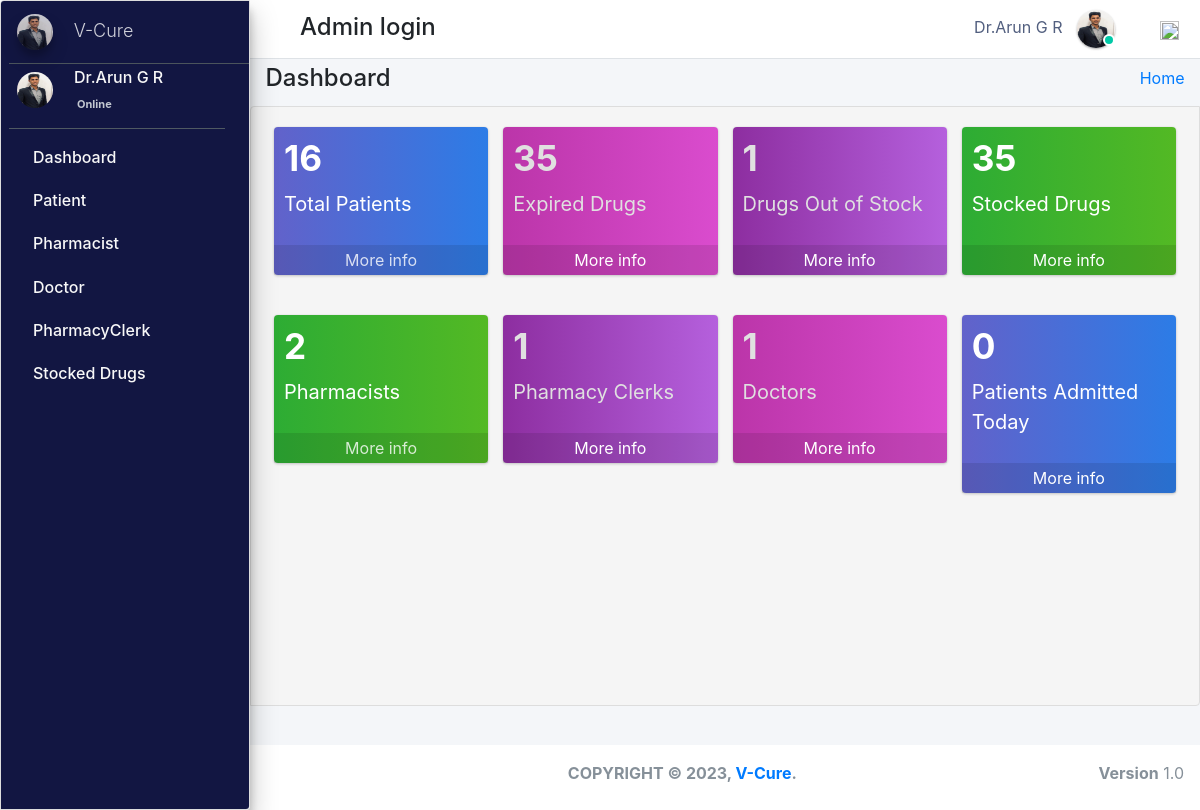
The page / (signed in) on the database its author committed.
### pharmacy/models.py (models this page shows, shortened)
class CustomUser(AbstractUser):
    user_type_data = ((1, "AdminHOD"), (2, "Pharmacist"), (3, "Doctor"), (4, "PharmacyClerk"),(5, "Patients"))
    user_type = models.CharField(default=1, choices=user_type_data, max_length=10)

class AdminHOD(models.Model):
    gender_category=(
        ('Male','Male'),
        ('Female','Female'),
    )
    admin = models.OneToOneField(CustomUser,null=True, on_delete = models.CASCADE)
    emp_no= models.CharField(max_length=100,null=True,blank=True)
    gender=models.CharField(max_length=100,null=True,choices=gender_category)
    mobile=models.CharField(max_length=10,null=True,blank=True)
    address=models.CharField(max_length=300,null=True,blank=True)
    profile_pic=models.ImageField(default="admin.png",null=True,blank=True)
    created_at = models.DateTimeField(auto_now_add=True)
    updated_at = models.DateTimeField(auto_now=True)
    date_employed=models.DateTimeField(auto_now_add=True, auto_now=False)
    objects = models.Manager()

### pharmacy/HODViews.py (the view)
# urls.py: path('',HODViews.adminDashboard,name='admin_dashboard'),
def adminDashboard(request):
    patients_total=Patients.objects.all().count()
    doctors=Doctor.objects.all().count()
    pharmacist=Pharmacist.objects.all().count()
    receptionist=PharmacyClerk.objects.all().count()
    out_of_stock=Stock.objects.filter(quantity__lte=0).count()
    total_stock=Stock.objects.all().count()
    today = datetime.date.today()
    for_today = Patients.objects.filter(date_admitted__year=today.year, date_admitted__month=today.month, date_admitted__day=today.day).count()
    print(for_today)
    exipred=Stock.objects.annotate(
    expired=ExpressionWrapper(Q(valid_to__lt=Now()), output_field=BooleanField())
    ).filter(expired=True).count()
    context={
        "patients_total":patients_total,
        "expired_total":exipred,
        "out_of_stock":out_of_stock,
        "total_drugs":total_stock,
        "all_doctors":doctors,
        "all_pharmacists":pharmacist,
        "all_clerks":receptionist,
        "for_today":for_today
    }
    return render(request,'hod_templates/admin_dashboard.html',context)

### pharmacy/LoginCheckMiddleWare.py (called while the page is built, shortened)
    def process_view(self, request, view_func, view_args, view_kwargs):
        modulename = view_func.__module__
        user = request.user
        if user.is_authenticated:
            if user.user_type == "1":
                if modulename == "pharmacy.HODViews":
                    pass
                elif modulename == "":
                    pass
                elif modulename == "pharmacy.views" or modulename == "django.views.static":
                    pass
                else:
                    pass
            else:
                return redirect("login")
        else:
            if request.path == reverse("login"):
                pass
            else:
                return redirect("login")

### pharmacy/models.py (called while the page is built)
    def get_queryset(self):
        return super().get_queryset().annotate(
            expired=ExpressionWrapper(Q(valid_to__lt=Now()), output_field=BooleanField())
        )

### pharmacy/templates/hod_templates/admin_dashboard.html (shortened to what this page needs)
 {% extends 'hod_templates/base_template.html'%} {% load static %} {% block page_title %}
<h4>Dashboard</h4> {% endblock page_title %} {% block main_content %}
<section class="content">
    <div class="container-fluid">
        <div class="col-lg-12 col-md-12 dash-icon">
            <div class="row">
                <div class="col-lg-3 col-md-6   col-sm-6">
                    <div class="small-box mojahi">
                        <div class="inner">
                            <h3>{{patients_total}}</h3>
                            <p>Total Patients</p>
                        </div>
                        <a href="" class="small-box-footer">More info </a>
                    </div>
                </div>
                <div class="col-lg-3 col-sm-6  col-sm-6">
                    <div class="small-box mojahi2">
                        <div class="inner">
                            <h3>{{expired_total}}</h3>
                            <p>Expired Drugs</p>
                        </div>
                        <a href="" class="small-box-footer text-white">More info </a>
                    </div>
                </div>
                <div class="col-lg-3 col-md-6  col-sm-6">
                    <div class="small-box mojahi3">
                        <div class="inner">
                            <h3>{{out_of_stock}}</h3>
                            <p>Drugs Out of Stock</p>
                        </div>
                        <a href="" class="small-box-footer text-white">More info </a>
                    </div>
                </div>
                <div class="col-lg-3 col-md-6  col-sm-6">
                    <div class="small-box mojahi4">
                        <div class="inner">
                            <h3>{{total_drugs}}</h3>
                            <p>Stocked Drugs</p>
                        </div>
                        <a href="" class="small-box-footer text-white">More info </a>
                    </div>
                </div>
            </div>
            <div class="row">
                <div class="col-lg-3 col-md-6   col-sm-6">
                    <div class="small-box mojahi4">
                        <div class="inner">
                            <h3>{{all_pharmacists}}</h3>
                            <p>Pharmacists</p>
                        </div>
                        <a href="" class="small-box-footer">More info </a>
                    </div>
                </div>
                <div class="col-lg-3 col-sm-6  col-sm-6">
                    <div class="small-box mojahi3">
                        <div class="inner">
                            <h3>{{all_clerks}}</h3>
                            <p> Pharmacy Clerks</p>
                        </div>
                        <a href="" class="small-box-footer text-white">More info </a>
                    </div>
                </div>
                <div class="col-lg-3 col-md-6  col-sm-6">
                    <div class="small-box mojahi2">
                        <div class="inner">
                            <h3>{{all_doctors}}</h3>
                            <p>Doctors</p>
                        </div>
                        <a href="" class="small-box-footer text-white">More info </a>
                    </div>
                </div>
                <div class="col-lg-3 col-md-6  col-sm-6">
                    <div class="small-box mojahi">
                        <div class="inner">
                            <h3>{{for_today}}</h3>
                            <p> Patients Admitted Today</p>
                        </div>
                        <a href="" class="small-box-footer text-white">More info </a>
                    </div>
                </div>
            </div>
        </div>
    </div>
</section>
{% endblock main_content %}

### pharmacy/templates/hod_templates/base_template.html (shortened to what this page needs)
{% extends 'base_file.html' %} {% block htm %}
<body class="hold-transition sidebar-mini layout-fixed">
    <div class="wrapper">
        <nav class="main-header navbar navbar-expand navbar-white navbar-light">
            <ul class="navbar-nav">
                <li class="nav-item">
                    <a class="nav-link" data-widget="pushmenu" href="#" role="button"></a>
                </li>
            </ul>
            <h4 style="margin-left: 10px; margin-top: 5px;">Admin login </h4>
            <ul class="navbar-nav ml-auto">
                <li class="mx-3">
                    <a href="#" class="sm-submenu-with-image a">
                        <span>{{user.first_name}}  {{user.last_name}}</span>
                        <img src="{{request.user.adminhod.profile_pic.url}}" class="img-circle elevation-1" width="38" height="38" alt="">
                        <span class="avatar-status avatar-sm-status avatar-status-success"></span>
                    </a>
                </li>
                <li class="nav-item dropdown ml-3 low">
                    <a href="#" class="btn btn-outlined btn-black text-muted bg-transparent " data-toggle="dropdown" aria-expanded="false" data-wow-delay="0.7s"><img src="https://img.icons8.com/ios/50/000000/settings.png" width="19" height="19">
                    </a>
                </li>
            </ul>
        </nav>
        {% include 'hod_templates/sidebar.html'%}
        <div class="content-wrapper">
            <div class="content-header">
                <div class="container-fluid">
                    <div class="row ">
                        <div class="col-sm-6">
                            <h1 class="m-0 text-dark">
                                {% block page_title %} {% endblock page_title %}
                            </h1>
                        </div>
                        <div class="col-sm-6 ">
                            <ol class="breadcrumb float-sm-right">
                                <li class="breadcrumb-item"><a href="">Home</a></li>
                            </ol>
                        </div>
                    </div>
                </div>
            </div>
            {% block main_content %} {% endblock main_content %}
        </div>
        {% include 'hod_templates/footer.html'%}
    </div>
    {% endblock htm %}

### pharmacy/templates/hod_templates/sidebar.html (shortened to what this page needs)
<aside class="main-sidebar sidebar-dark-primary elevation-4">
    <a href="" class="brand-link ml-2">
        <img src="{{request.user.adminhod.profile_pic.url}}" alt="" width="36" height="36" class=" img-circle elevation-3" style="opacity: .8">
        <span class="brand-text font-weight-light mt-1 ml-3 mmust">V-Cure</span>
    </a>
    <div class="sidebar">
        <div class="user-panel mr-3">
            <div class="pull-left image sm-submenu-with-image a ml-2 ">
                <img src="{{request.user.adminhod.profile_pic.url}}" class="img-circle mt-2" width="36" height="36" alt="User Image">
            </div>
            <div class="pull-left info">
                <p>{{user.first_name}} {{user.last_name}}</p>
                <a href="#"> Online</a>
            </div>
        </div>
        <nav class="mt-2">
            <ul class="nav nav-pills nav-sidebar flex-column" data-widget="treeview" role="menu" data-accordion="false">
                <li class="nav-item">
                    <a href="{% url  'admin_dashboard' %}" class="nav-link">
                        <p>
                            Dashboard
                        </p>
                    </a>
                </li>
                <li class="nav-item">
                    <a href="#" class="nav-link">
                        <p>
                            Patient
                        </p>
                    </a>
                </li>
                <li class="nav-item">
                    <a href="#" class="nav-link">
                        <p>
                            Pharmacist
                        </p>
                    </a>
                </li>
                <li class="nav-item">
                    <a href="#" class="nav-link">
                        <p>
                            Doctor
                        </p>
                    </a>
                </li>
                <li class="nav-item">
                    <a href="#" class="nav-link">
                        <p>
                            PharmacyClerk
                        </p>
                    </a>
                </li>
                <li class="nav-item">
                    <a href="#" class="nav-link">
                        <p>
                            Stocked Drugs
                        </p>
                    </a>
                </li>
            </ul>
        </nav>
    </div>
</aside>

### static/css/main.css (style rules this page uses)
html { font-family: sans-serif; line-height: 1.15; -webkit-text-size-adjust: 100%; -webkit-tap-highlight-color: transparent; }
body { overflow-y: hidden; overflow-x: hidden; font-family: -apple-system, BlinkMacSystemFont, "Segoe UI", Roboto, "Helvetica Neue", Arial, "Noto Sans", sans-serif, "Apple Color Emoji", "Segoe UI Emoji", "Segoe UI Symbol", "Noto Color Emoji" !important; }
.content { background-color: #f5f5f5; border: 1px solid #dddddd; border-radius: 4px 0px 4px 0px; left: -1px; padding: 10px 7px 5px; }
.main-sidebar { background: #ffffff; border: 1px solid #dddddd; border-radius: 4px 0px 4px 0px; font-weight: bold; }
.content { height: 75vh; overflow-y: scroll; overflow-x: hidden; }
.content .row { margin-top: 20px !important; }
.main-sidebar { background-color: #121642 !important; color: white !important; }
.main-sidebar p { color: #f8f8f8 !important; font-weight: 500 !important }
.avatar-status { position: absolute; bottom: 12px; right: 75.4px; display: -ms-inline-flexbox; display: inline-flex; -ms-flex-negative: 0; flex-shrink: 0; -ms-flex-pack: center; justify-content: center; -ms-flex-align: center; align-items: center; white-space: nowrap; text-align: center; vertical-align: baseline; font-weight: 600; border: .125rem solid #fff; width: 12px; height: 12px; line-height: 1; font-size: .71094rem; border-radius: 50%; }
.avatar-status-success { color: #fff; background-color: #00c9a7; }
.pull-left { float: left; }
.pull-left { float: left!important; }
.user-panel>.info { padding: 5px 5px 5px 15px; line-height: 1; position: absolute; left: 55px; }
.user-panel>.info>p { font-weight: 600; margin-bottom: 9px; }
p { margin: 0 0 10px; }
.user-panel { padding-bottom: 20px; }
.user-panel:after { clear: both; }
.user-panel:before, .user-panel:after { content: " "; display: table; }
.user-panel>.info>a { text-decoration: none; padding-right: 5px; margin-top: 3px; font-size: 11px; overflow: hidden; white-space: nowrap; }
.mmust { overflow: hidden; white-space: nowrap; font-size: 18px; }
.container-fluid { width: 100%; padding-right: 15px; padding-left: 15px; margin-right: auto; margin-left: auto; }
.row { display: flex; flex-wrap: wrap; margin-right: -15px; margin-left: -15px; }
.mojahi { background: linear-gradient(to right, rgb(98, 98, 202), rgb(44, 124, 230)) !important; border-radius: 5px; color: white; }
.mojahi2 { background: linear-gradient(to right, rgb(187, 53, 169), rgb(218, 76, 206)) !important; border-radius: 5px; color: white; }
.mojahi3 { background: linear-gradient(to right, rgb(141, 46, 160), rgb(181, 96, 221)) !important; border-radius: 5px; color: white; }
.mojahi4 { background: linear-gradient(to right, rgb(45, 172, 52), rgb(83, 185, 36)) !important; border-radius: 5px; color: white; }
.img-circle { border-radius: 50%; }
.inner p { font-size: 20px !important; }
.mojahi2, .mojahi3 { color: rgb(224, 224, 224) !important; }
.content-wrapper .content-header { padding: 5px 0.5rem !important; }

### static/css/profile.css (style rules this page uses)
li { list-style-type: none ! }
.navbar-nav span { color: #525f7f !important; margin-right: 10px !important; }
body { font-family: 'Rubik', sans-serif; height: 100% !important; }

### rows shown on the page
CustomUser: first_name "Dr.Arun", last_name "G R", user.adminhod.profile_pic (picture)

### other values the page prints
{{ patients_total }} "16"
{{ expired_total }} "35"
{{ out_of_stock }} "1"
{{ total_drugs }} "35"
{{ all_pharmacists }} "2"
{{ all_clerks }} "1"
{{ all_doctors }} "1"
{{ for_today }} "0"
